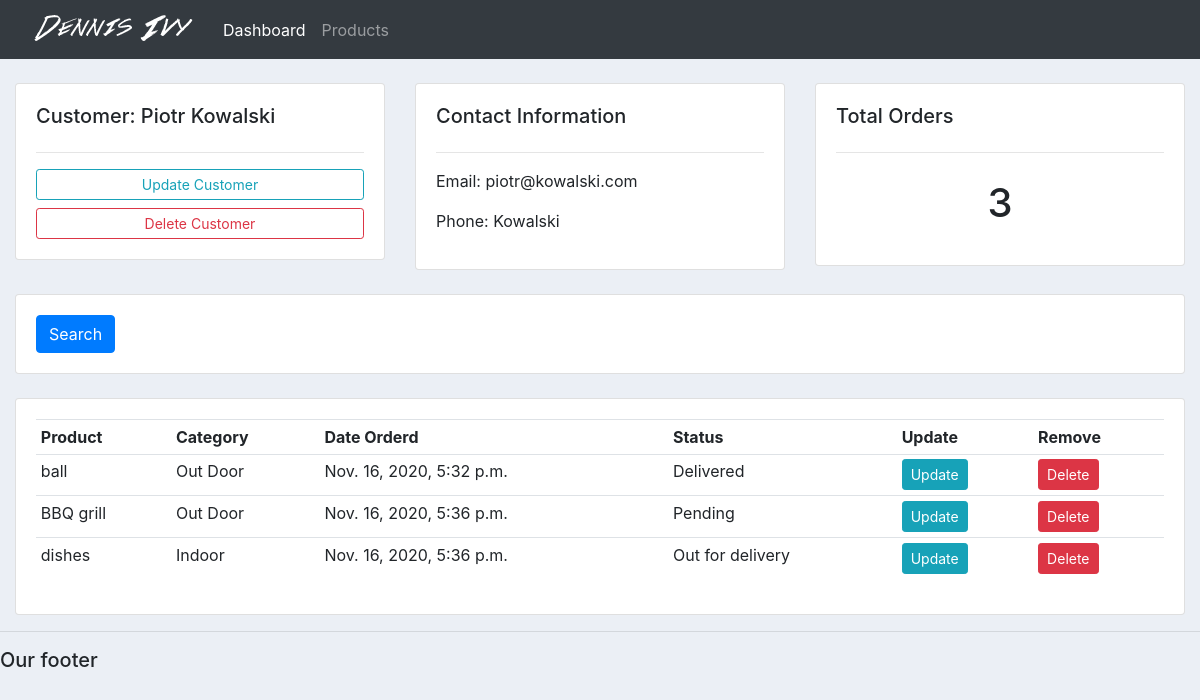
The app's page /customer/1/ with its own data.
### accounts/models.py (models this page shows, shortened)
class Customer(models.Model):
	name = models.CharField(max_length=200, null=True)
	phone = models.CharField(max_length=200, null=True)
	email = models.CharField(max_length=200, null=True)
	date_created = models.DateTimeField(auto_now_add=True, null=True)

class Order(models.Model):
	STATUS = (
			('Pending', 'Pending'),
			('Out for delivery', 'Out for delivery'),
			('Delivered', 'Delivered'),
			)
	customer = models.ForeignKey(Customer, null=True, on_delete=models.SET_NULL)
	product = models.ForeignKey(Product, null=True, on_delete=models.SET_NULL)
	date_created = models.DateTimeField(auto_now_add=True, null=True)
	status = models.CharField(max_length=200, null=True, choices=STATUS)

class Product(models.Model):
	CATEGORY = (
			('Indoor', 'Indoor'),
			('Out Door', 'Out Door'),
			)
	name = models.CharField(max_length=200, null=True)
	price = models.FloatField(null=True)
	category = models.CharField(max_length=200, null=True, choices=CATEGORY)
	description = models.CharField(max_length=200, null=True, blank=True)
	date_created = models.DateTimeField(auto_now_add=True, null=True)
	tags = models.ManyToManyField(Tag)
	def __str__(self):
		return f'{self.name} '

### accounts/views.py (the view)
# urls.py: path('customer/<str:pk_test>/', views.customer, name="customer"),
def customer(request, pk_test):
	customer = Customer.objects.get(id=pk_test)
	orders = customer.order_set.all()
	order_count = orders.count()
	context = {'customer':customer, 'orders':orders, 'order_count':order_count}
	return render(request, 'accounts/customer.html',context)

### accounts/templates/accounts/customer.html
{%  extends 'accounts/main.html' %}
{% block content %}
	<br>
<div class="row">
	<div class="col-md">
		<div class="card card-body">
			<h5>Customer: {{customer.name}}</h5>
			<hr>
			<a class="btn btn-outline-info  btn-sm btn-block" href="">Update Customer</a>
			<a class="btn btn-outline-danger  btn-sm btn-block" href="">Delete Customer</a>
		</div>
	</div>
	<div class="col-md">
		<div class="card card-body">
			<h5>Contact Information</h5>
			<hr>
			<p>Email: {{customer.email}}</p>
			<p>Phone: {{customer.phone}}</p>
		</div>
	</div>
	<div class="col-md">
		<div class="card card-body">
			<h5>Total Orders</h5>
			<hr>
			<h1 style="text-align: center;padding: 10px">{{order_count}}</h1>
		</div>
	</div>
</div>
<br>
<div class="row">
	<div class="col">
		<div class="card card-body">
			<form method="get">
		    <button class="btn btn-primary" type="submit">Search</button>
		  </form>
		</div>
	</div>
</div>
<br>
<div class="row">
	<div class="col-md">
		<div class="card card-body">
			<table class="table table-sm">
				<tr>
					<th>Product</th>
					<th>Category</th>
					<th>Date Orderd</th>
					<th>Status</th>
					<th>Update</th>
					<th>Remove</th>
				</tr>
				{% for order in orders %}
				<tr>
					<td>{{order.product}}</td>
					<td>{{order.product.category}}</td>
					<td>{{order.date_created}}</td>
					<td>{{order.status}}</td>
					<td><a class="btn btn-sm btn-info" href="{% url 'update_order' order.id %}">Update</a></td>
					<td><a class="btn btn-sm btn-danger" href="{% url 'delete_order' order.id %}">Delete</a></td>
				</tr>
				{% endfor %}
			</table>
		</div>
	</div>
</div>
{% endblock %}

### static/css/main.css (style rules this page uses)
body { background-color: #ebeff5; }

### records on screen
Customer: name "Piotr Kowalski", email "piotr@kowalski.com", phone "Kowalski"
Order: product "ball", product.category "Out Door", date_created "Nov. 16, 2020, 5:32 p.m.", status "Delivered"
Order: product "BBQ grill", product.category "Out Door", date_created "Nov. 16, 2020, 5:36 p.m.", status "Pending"
Order: product "dishes", product.category "Indoor", date_created "Nov. 16, 2020, 5:36 p.m.", status "Out for delivery"

### other values on screen
{{ order_count }} "3"
